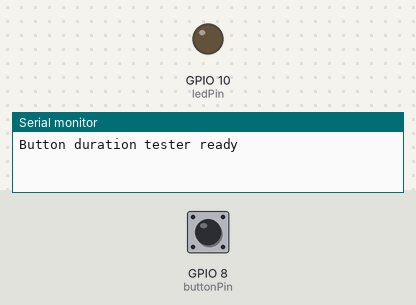
Recording of a program running on a simulated ESP32-C3. Parts: output pins drawn as LEDs (lit = HIGH), the last lines printed to the serial monitor. Inputs (shaded band) come from the test bench; at power-on: GPIO 8 (buttonPin) HIGH.

Above: at 1.2 s.
1.3 s: GPIO 8 (buttonPin) pulled LOW for 0.15 s
At 1.37 s:
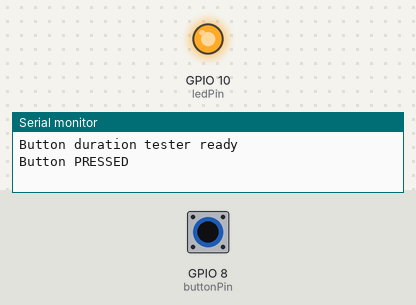
2.9 s: GPIO 8 (buttonPin) pulled LOW for 3.2 s
At 7.5 s:
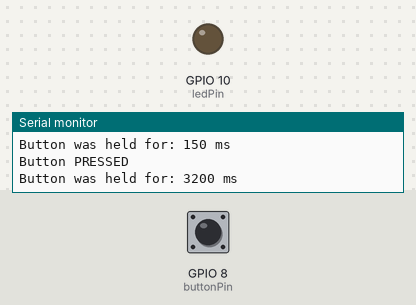
Timing chart, 0 to 9.0 s (numbered marks = the images above; inputs shaded):
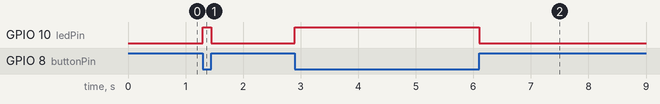

Measured:
- after the input at 1.3 s, GPIO 10 (ledPin): LOW → HIGH at once, → LOW 0.15 s later
- after the input at 2.9 s, GPIO 10 (ledPin): LOW → HIGH at once, → LOW 3.2 s later

The program:

main.cpp
```cpp
#include <Arduino.h>

const int buttonPin = 8;
const int ledPin    = 10;

unsigned long pressStartTime = 0;
bool wasPressed = false;

void setup() {
  pinMode(buttonPin, INPUT_PULLUP);  // Important: use internal pull-up!
  pinMode(ledPin, OUTPUT);
  Serial.begin(115200);
  Serial.println("Button duration tester ready");
}

void loop() {
  int buttonState = digitalRead(buttonPin);  // LOW = pressed (with pull-up)

  if (buttonState == LOW && !wasPressed) {
    // Button just got pressed → mark the start time
    pressStartTime = millis();
    digitalWrite(ledPin, HIGH);
    wasPressed = true;
    Serial.println("Button PRESSED");
  }

  if (buttonState == HIGH && wasPressed) {
    // Button just got released → calculate and print duration
    unsigned long duration = millis() - pressStartTime;
    digitalWrite(ledPin, LOW);
    wasPressed = false;

    Serial.print("Button was held for: ");
    Serial.print(duration);
    Serial.println(" ms");
  }
}
```
